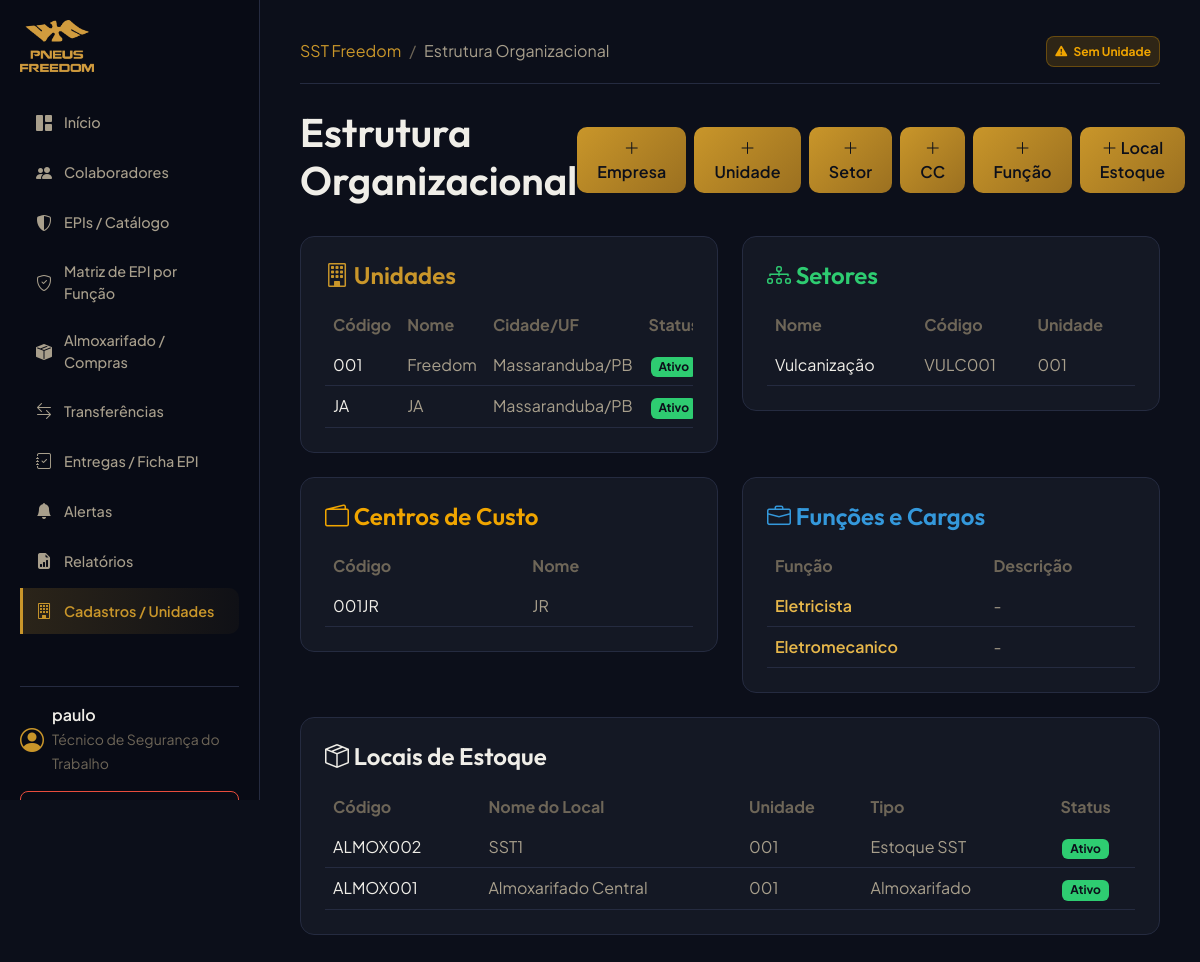
Before: /organizations/ (signed in) with the older database file.
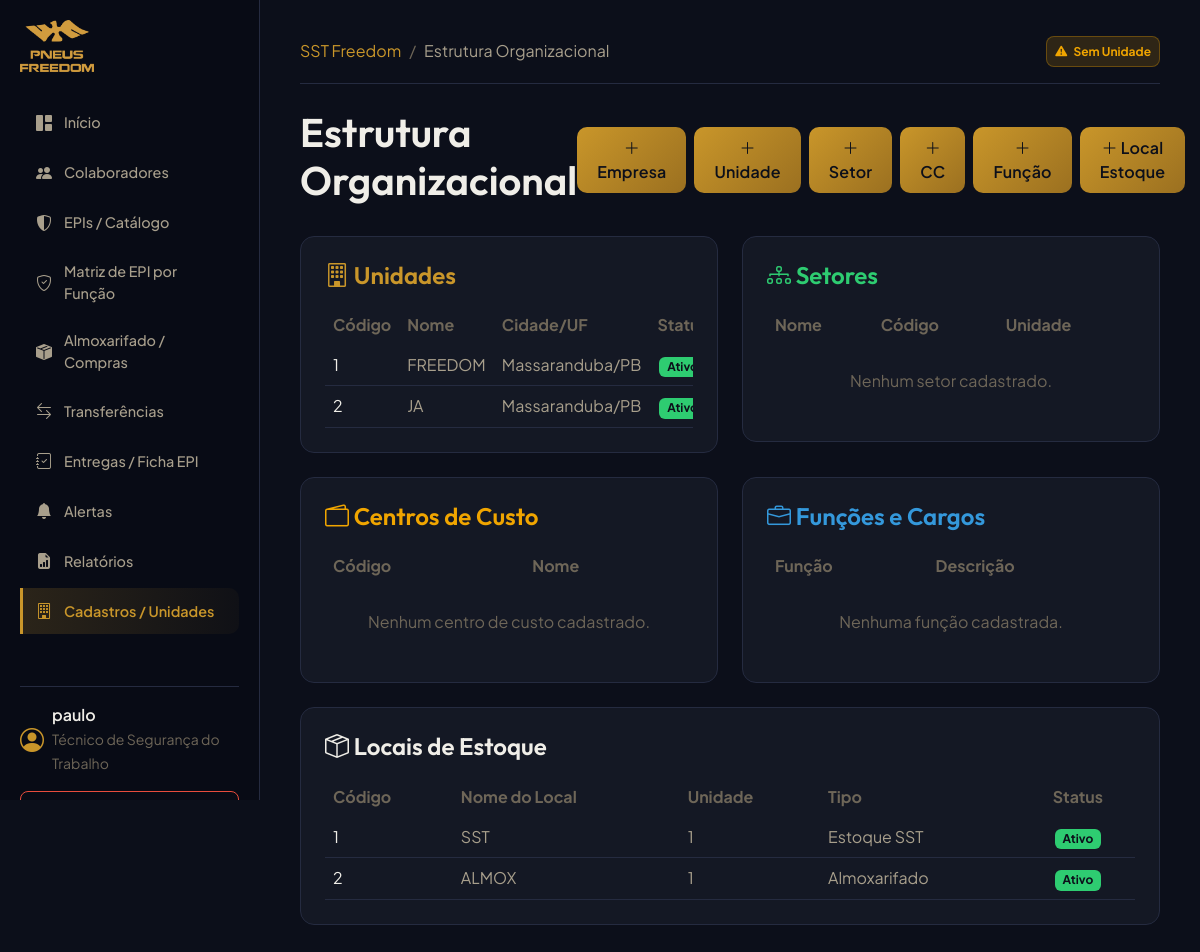
After: the same page with the newer database file.
### organizations/models.py (models this page shows, shortened)
class Unit(models.Model):
    company = models.ForeignKey(Company, on_delete=models.PROTECT, related_name='units', verbose_name="Empresa")
    codigo = models.CharField(max_length=50, unique=True, verbose_name="Código da Unidade")
    nome = models.CharField(max_length=255, verbose_name="Nome da Unidade")
    cidade = models.CharField(max_length=100, verbose_name="Cidade")
    estado = models.CharField(max_length=2, verbose_name="UF")
    ativo = models.BooleanField(default=True, verbose_name="Ativo")
    class Meta:
        verbose_name = "Unidade"
        verbose_name_plural = "Unidades"

class Sector(models.Model):
    unit = models.ForeignKey(Unit, on_delete=models.PROTECT, related_name='sectors', verbose_name="Unidade")
    nome = models.CharField(max_length=255, verbose_name="Nome do Setor")
    codigo = models.CharField(max_length=50, blank=True, null=True, verbose_name="Código do Setor")
    ativo = models.BooleanField(default=True, verbose_name="Ativo")
    class Meta:
        verbose_name = "Setor"
        verbose_name_plural = "Setores"
        unique_together = ('unit', 'nome')

class CostCenter(models.Model):
    company = models.ForeignKey(Company, on_delete=models.PROTECT, related_name='cost_centers', verbose_name="Empresa")
    codigo = models.CharField(max_length=50, verbose_name="Código do Centro de Custo")
    nome = models.CharField(max_length=255, verbose_name="Nome")
    ativo = models.BooleanField(default=True, verbose_name="Ativo")
    class Meta:
        verbose_name = "Centro de Custo"
        verbose_name_plural = "Centros de Custo"
        unique_together = ('company', 'codigo')

class Function(models.Model):
    company = models.ForeignKey(Company, on_delete=models.PROTECT, related_name='functions', verbose_name="Empresa")
    nome = models.CharField(max_length=255, verbose_name="Nome da Função/Cargo")
    descricao = models.TextField(blank=True, null=True, verbose_name="Descrição")
    ativo = models.BooleanField(default=True, verbose_name="Ativo")
    class Meta:
        verbose_name = "Função/Cargo"
        verbose_name_plural = "Funções/Cargos"
        unique_together = ('company', 'nome')

class InventoryLocation(models.Model):
    ALMOXARIFADO = 'ALMOXARIFADO'
    SST = 'SST'
    OUTRO = 'OUTRO'
    TIPO_CHOICES = (
        (ALMOXARIFADO, 'Almoxarifado'),
        (SST, 'Estoque SST'),
        (OUTRO, 'Outro'),
    )
    unit = models.ForeignKey(Unit, on_delete=models.PROTECT, related_name='inventory_locations', verbose_name="Unidade")
    codigo = models.CharField(max_length=50, verbose_name="Código do Local")
    nome = models.CharField(max_length=255, verbose_name="Nome do Local")
    tipo = models.CharField(max_length=20, choices=TIPO_CHOICES, default=ALMOXARIFADO, verbose_name="Tipo de Local")
    ativo = models.BooleanField(default=True, verbose_name="Ativo")
    class Meta:
        verbose_name = "Local de Estoque"
        verbose_name_plural = "Locais de Estoque"
        unique_together = ('unit', 'codigo')

### organizations/views.py (the view)
# urls.py: path('', OrganizationDashboardView.as_view(), name='organization_dashboard'),
class OrganizationDashboardView(LoginRequiredMixin, TemplateView):
    template_name = "organizations/dashboard.html"
    def get_context_data(self, **kwargs):
        context = super().get_context_data(**kwargs)
        user = self.request.user
        user_units = user.units.all()
        if user.is_superuser and not user_units.exists():
            user_units = Unit.objects.all()
        context.update({
            'companies': Company.objects.all(),
            'units': Unit.objects.filter(id__in=user_units),
            'sectors': Sector.objects.filter(unit__in=user_units),
            'cost_centers': CostCenter.objects.all(),
            'functions': Function.objects.all(),
            'locations': InventoryLocation.objects.filter(unit__in=user_units),
        })
        return context

### accounts/models.py (called while the page is built)
    def is_admin(self):
        return self.profile_type == self.ADMIN or self.is_superuser

    def is_tecnico(self):
        return self.profile_type == self.TECNICO_SST or self.is_superuser

    def is_almoxarife(self):
        return self.profile_type == self.ALMOXARIFE or self.is_superuser

### templates/organizations/dashboard.html (shortened to what the changed rows need)
{% extends "base.html" %}
{% block content %}
<div class="d-flex justify-content-between align-items-center mb-4">
    <h1>Estrutura Organizacional</h1>
</div>
<div class="row g-4">
    <div class="col-12 col-lg-6">
        <div class="card-premium">
            <div class="table-responsive">
                <table class="table table-dark table-hover mb-0" style="--bs-table-bg: transparent; --bs-table-border-color: var(--border-color);">
                    <thead>
                        <tr>
                            <th class="text-muted border-0">Código</th>
                            <th class="text-muted border-0">Nome</th>
                            <th class="text-muted border-0">Cidade/UF</th>
                            <th class="text-muted border-0 text-center">Status</th>
                        </tr>
                    </thead>
                    <tbody>
                        {% for unit in units %}
                        <tr>
                            <td class="text-light border-secondary">{{ unit.codigo }}</td>
                            <td class="border-secondary">{{ unit.nome }}</td>
                            <td class="border-secondary">{{ unit.cidade }}/{{ unit.estado }}</td>
                            <td class="text-center border-secondary">
                                {% if unit.ativo %}
                                <span class="badge bg-success">Ativo</span>
                                {% else %}
                                <span class="badge bg-danger">Inativo</span>
                                {% endif %}
                            </td>
                        </tr>
                        {% empty %}
                        <tr>
                            <td colspan="4" class="text-center text-muted border-0 py-4">Nenhuma unidade cadastrada ou vinculada.</td>
                        </tr>
                        {% endfor %}
                    </tbody>
                </table>
            </div>
        </div>
    </div>
    <div class="col-12 col-lg-6">
        <div class="card-premium">
            <div class="table-responsive">
                <table class="table table-dark table-hover mb-0" style="--bs-table-bg: transparent; --bs-table-border-color: var(--border-color);">
                    <thead>
                        <tr>
                            <th class="text-muted border-0">Nome</th>
                            <th class="text-muted border-0">Código</th>
                            <th class="text-muted border-0">Unidade</th>
                        </tr>
                    </thead>
                    <tbody>
                        {% for sector in sectors %}
                        <tr>
                            <td class="text-light border-secondary">{{ sector.nome }}</td>
                            <td class="border-secondary">{{ sector.codigo|default:"-" }}</td>
                            <td class="border-secondary">{{ sector.unit.codigo }}</td>
                        </tr>
                        {% empty %}
                        <tr>
                            <td colspan="3" class="text-center text-muted border-0 py-4">Nenhum setor cadastrado.</td>
                        </tr>
                        {% endfor %}
                    </tbody>
                </table>
            </div>
        </div>
    </div>
    <div class="col-12 col-lg-6">
        <div class="card-premium">
            <div class="table-responsive">
                <table class="table table-dark table-hover mb-0" style="--bs-table-bg: transparent; --bs-table-border-color: var(--border-color);">
                    <thead>
                        <tr>
                            <th class="text-muted border-0">Código</th>
                            <th class="text-muted border-0">Nome</th>
                        </tr>
                    </thead>
                    <tbody>
                        {% for cc in cost_centers %}
                        <tr>
                            <td class="text-light border-secondary">{{ cc.codigo }}</td>
                            <td class="border-secondary">{{ cc.nome }}</td>
                        </tr>
                        {% empty %}
                        <tr>
                            <td colspan="2" class="text-center text-muted border-0 py-4">Nenhum centro de custo cadastrado.</td>
                        </tr>
                        {% endfor %}
                    </tbody>
                </table>
            </div>
        </div>
    </div>
    <div class="col-12 col-lg-6">
        <div class="card-premium">
            <div class="table-responsive">
                <table class="table table-dark table-hover mb-0" style="--bs-table-bg: transparent; --bs-table-border-color: var(--border-color);">
                    <thead>
                        <tr>
                            <th class="text-muted border-0">Função</th>
                            <th class="text-muted border-0">Descrição</th>
                        </tr>
                    </thead>
                    <tbody>
                        {% for func in functions %}
                        <tr>
                            <td class="text-light border-secondary fw-semibold">
                                <a href="{% url 'function_detail' func.id %}" class="text-link fw-semibold text-decoration-none">
                                    {{ func.nome }}
                                </a>
                            </td>
                            <td class="border-secondary text-truncate" style="max-width: 250px;">{{ func.descricao|default:"-" }}</td>
                        </tr>
                        {% empty %}
                        <tr>
                            <td colspan="2" class="text-center text-muted border-0 py-4">Nenhuma função cadastrada.</td>
                        </tr>
                        {% endfor %}
                    </tbody>
                </table>
            </div>
        </div>
    </div>
    <div class="col-12">
        <div class="card-premium">
            <div class="table-responsive">
                <table class="table table-dark table-hover mb-0" style="--bs-table-bg: transparent; --bs-table-border-color: var(--border-color);">
                    <thead>
                        <tr>
                            <th class="text-muted border-0">Código</th>
                            <th class="text-muted border-0">Nome do Local</th>
                            <th class="text-muted border-0">Unidade</th>
                            <th class="text-muted border-0">Tipo</th>
                            <th class="text-muted border-0 text-center">Status</th>
                        </tr>
                    </thead>
                    <tbody>
                        {% for loc in locations %}
                        <tr>
                            <td class="text-light border-secondary">{{ loc.codigo }}</td>
                            <td class="border-secondary">{{ loc.nome }}</td>
                            <td class="border-secondary">{{ loc.unit.codigo }}</td>
                            <td class="border-secondary">{{ loc.get_tipo_display }}</td>
                            <td class="text-center border-secondary">
                                {% if loc.ativo %}
                                <span class="badge bg-success">Ativo</span>
                                {% else %}
                                <span class="badge bg-danger">Inativo</span>
                                {% endif %}
                            </td>
                        </tr>
                        {% empty %}
                        <tr>
                            <td colspan="5" class="text-center text-muted border-0 py-4">Nenhum local de estoque cadastrado.</td>
                        </tr>
                        {% endfor %}
                    </tbody>
                </table>
            </div>
        </div>
    </div>
</div>
{% endblock %}

Changed rows visible on the page:
removed Unit: codigo "001", nome "Freedom", cidade "Massaranduba", estado "PB", ativo "Ativo"
removed Unit: codigo "JA", nome "JA", cidade "Massaranduba", estado "PB", ativo "Ativo"
removed Sector: nome "Vulcanização", codigo "VULC001", unit.codigo "001"
removed CostCenter: codigo "001JR", nome "JR"
removed Function: nome "Eletricista", descricao "-"
removed Function: nome "Eletromecanico", descricao "-"
removed InventoryLocation: codigo "ALMOX002", nome "SST1", unit.codigo "001", tipo "Estoque SST", ativo "Ativo"
removed InventoryLocation: codigo "ALMOX001", nome "Almoxarifado Central", unit.codigo "001", tipo "Almoxarifado", ativo "Ativo"
added Unit: codigo "1", nome "FREEDOM", cidade "Massaranduba", estado "PB", ativo "Ativo"
added Unit: codigo "2", nome "JA", cidade "Massaranduba", estado "PB", ativo "Ativo"
added InventoryLocation: codigo "1", nome "SST", unit.codigo "1", tipo "Estoque SST", ativo "Ativo"
added InventoryLocation: codigo "2", nome "ALMOX", unit.codigo "1", tipo "Almoxarifado", ativo "Ativo"
Other visible differences:
text now shown: "Nenhum setor cadastrado. Nenhum centro de custo cadastrado. Nenhuma função cadastrada."
